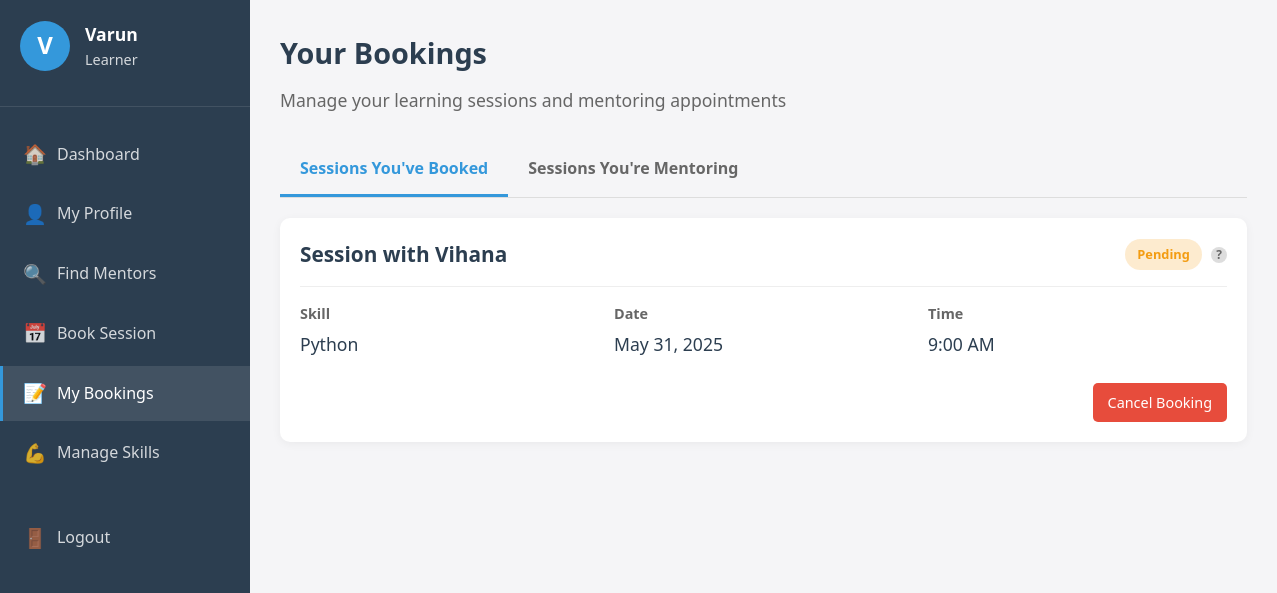
/bookings/ (signed in), run on the app's committed database.
### accounts/models.py (models this page shows, shortened)
class Profile(models.Model):
    USER_TYPES = [
        ('learner', 'Learner'),
        ('mentor', 'Mentor'),
    ]
    user = models.OneToOneField(User, on_delete=models.CASCADE)
    bio = models.TextField(blank=True)
    user_type = models.CharField(max_length=10, choices=USER_TYPES)
    skills = models.ManyToManyField(Skill, blank=True)

class Booking(models.Model):
    learner = models.ForeignKey(User, on_delete=models.CASCADE, related_name='bookings')
    mentor = models.ForeignKey(User, on_delete=models.CASCADE, related_name='appointments')
    skill = models.ForeignKey(Skill, on_delete=models.CASCADE)
    scheduled_at = models.DateTimeField()
    status = models.CharField(max_length=20, default='Pending')

class Skill(models.Model):
    name = models.CharField(max_length=100)

### accounts/views.py (the view)
# urls.py: path('bookings/', view_bookings, name='view_bookings'),
@login_required(login_url='login')
def view_bookings(request):
    user = request.user
    learner_bookings = user.bookings.all()
    mentor_appointments = user.appointments.all()
    context = {
        'learner_bookings': learner_bookings,
        'mentor_appointments': mentor_appointments
    }
    return render(request, 'accounts/view_bookings.html', context)

### accounts/templates/accounts/view_bookings.html (shortened to what this page needs)
{% load static %}
<!DOCTYPE html>
<html lang="en">
<head>
</head>
<body>
    <div class="dashboard">
        <aside class="sidebar">
            <div class="sidebar-header">
                <div class="user-info">
                    <div class="user-avatar">
                        {{ user.username|slice:":1"|upper }}
                    </div>
                    <div>
                        <div class="user-name">{{ user.username|truncatechars:15 }}</div>
                        <div class="user-role">{{ user.profile.user_type|title }}</div>
                    </div>
                </div>
            </div>
            <ul class="nav-menu">
                <li class="nav-item">
                    <a href="{% url 'dashboard' %}" class="nav-link">
                        <span class="nav-icon">🏠</span> Dashboard
                    </a>
                </li>
                <li class="nav-item">
                    <a href="{% url 'profile' %}" class="nav-link">
                        <span class="nav-icon">👤</span> My Profile
                    </a>
                </li>
                <li class="nav-item">
                    <a href="{% url 'search_mentors' %}" class="nav-link">
                        <span class="nav-icon">🔍</span> Find Mentors
                    </a>
                </li>
                <li class="nav-item">
                    <a href="{% url 'book_appointment' %}" class="nav-link">
                        <span class="nav-icon">📅</span> Book Session
                    </a>
                </li>
                <li class="nav-item">
                    <a href="{% url 'view_bookings' %}" class="nav-link active">
                        <span class="nav-icon">📝</span> My Bookings
                    </a>
                </li>
                <li class="nav-item">
                    <a href="{% url 'manage_skills' %}" class="nav-link">
                        <span class="nav-icon">💪</span> Manage Skills
                    </a>
                </li>
                <li class="nav-item logout-link">
                    <a href="{% url 'logout' %}" class="nav-link">
                        <span class="nav-icon">🚪</span> Logout
                    </a>
                </li>
            </ul>
        </aside>
        <main class="main-content">
            <div class="page-header">
                <h1 class="page-title">Your Bookings</h1>
                <p class="page-subtitle">Manage your learning sessions and mentoring appointments</p>
            </div>
            <div class="booking-tabs">
                <div class="tab active" id="tab-learner" onclick="switchTab('learner')">Sessions You've Booked</div>
                <div class="tab" id="tab-mentor" onclick="switchTab('mentor')">Sessions You're Mentoring</div>
            </div>
            <div class="tab-content active" id="content-learner">
                {% if learner_bookings %}
                    {% for booking in learner_bookings %}
                        <div class="booking-card">
                            <div class="booking-header">
                                <h3 class="booking-title">Session with {{ booking.mentor.username }}</h3>
                                <div>
                                    <span class="booking-status status-{{ booking.status|lower }}">
                                        {{ booking.status }}
                                    </span>
                                    {% if booking.status == 'Pending' %}
                                    <span class="status-info">
                                        <span class="status-info-icon">?</span>
                                    </span>
                                    {% endif %}
                                </div>
                            </div>
                            <div class="booking-details">
                                <div class="detail-item">
                                    <div class="detail-label">Skill</div>
                                    <div class="detail-value">{{ booking.skill.name }}</div>
                                </div>
                                <div class="detail-item">
                                    <div class="detail-label">Date</div>
                                    <div class="detail-value">{{ booking.scheduled_at|date:"F j, Y" }}</div>
                                </div>
                                <div class="detail-item">
                                    <div class="detail-label">Time</div>
                                    <div class="detail-value">{{ booking.scheduled_at|time:"g:i A" }}</div>
                                </div>
                            </div>
                            <div class="booking-actions">
                                {% if booking.status == 'Pending' %}
                                    <a href="#" class="btn btn-danger" onclick="return confirm('Are you sure you want to cancel this booking?')">Cancel Booking</a>
                                {% elif booking.status == 'Confirmed' %}
                                    <a href="#" class="btn btn-primary">Send Message</a>
                                    <a href="#" class="btn btn-danger" onclick="return confirm('Are you sure you want to cancel this confirmed session?')">Cancel Session</a>
                                {% endif %}
                            </div>
                        </div>
                    {% endfor %}
                {% endif %}
            </div>
        </main>
    </div>
</body>
</html>

### accounts/templates/accounts/view_bookings.html (style rules this page uses)
:root { --primary-color: #3498db; --secondary-color: #2c3e50; --accent-color: #e74c3c; --light-color: #ecf0f1; --dark-color: #34495e; --success-color: #2ecc71; --warning-color: #f39c12; --danger-color: #e74c3c; }
* { margin: 0; padding: 0; box-sizing: border-box; }
body { font-family: 'Segoe UI', Tahoma, Geneva, Verdana, sans-serif; line-height: 1.6; color: #333; background-color: #f5f5f7; min-height: 100vh; }
.dashboard { display: grid; grid-template-columns: 250px 1fr; min-height: 100vh; }
.sidebar { background-color: var(--secondary-color); color: white; padding: 20px 0; position: fixed; width: 250px; height: 100vh; overflow-y: auto; }
.sidebar-header { padding: 0 20px 20px; border-bottom: 1px solid rgba(255, 255, 255, 0.1); margin-bottom: 20px; }
.user-info { display: flex; align-items: center; margin-bottom: 15px; }
.user-avatar { width: 50px; height: 50px; border-radius: 50%; background-color: var(--primary-color); display: flex; align-items: center; justify-content: center; font-size: 1.5rem; font-weight: bold; margin-right: 15px; }
.user-name { font-weight: 600; font-size: 1.1rem; }
.user-role { font-size: 0.9rem; opacity: 0.8; }
.nav-menu { list-style: none; }
.nav-item { margin-bottom: 5px; }
.nav-link { display: flex; align-items: center; padding: 12px 20px; color: rgba(255, 255, 255, 0.8); text-decoration: none; transition: all 0.3s ease; border-left: 3px solid transparent; }
.nav-link:hover, .nav-link.active { background-color: rgba(255, 255, 255, 0.1); color: white; border-left-color: var(--primary-color); }
.nav-icon { margin-right: 10px; font-size: 1.2rem; }
.logout-link { margin-top: 30px; color: rgba(255, 255, 255, 0.7); }
.main-content { grid-column: 2; padding: 30px; }
.page-header { margin-bottom: 30px; }
.page-title { font-size: 1.8rem; color: var(--secondary-color); margin-bottom: 10px; }
.page-subtitle { color: #666; font-size: 1.1rem; }
.booking-tabs { display: flex; margin-bottom: 20px; border-bottom: 1px solid #ddd; }
.tab { padding: 12px 20px; cursor: pointer; font-weight: 600; color: #666; border-bottom: 3px solid transparent; transition: all 0.3s ease; }
.tab.active { color: var(--primary-color); border-bottom-color: var(--primary-color); }
.tab-content { display: none; }
.tab-content.active { display: block; }
.booking-card { background-color: white; border-radius: 10px; box-shadow: 0 2px 10px rgba(0, 0, 0, 0.05); padding: 20px; margin-bottom: 20px; transition: transform 0.3s ease, box-shadow 0.3s ease; }
.booking-header { display: flex; justify-content: space-between; align-items: center; margin-bottom: 15px; padding-bottom: 15px; border-bottom: 1px solid #eee; }
.booking-title { font-size: 1.3rem; font-weight: 600; color: var(--secondary-color); }
.booking-status { display: inline-block; padding: 5px 12px; border-radius: 20px; font-size: 0.8rem; font-weight: 600; }
.status-pending { background-color: rgba(243, 156, 18, 0.2); color: var(--warning-color); }
.booking-details { display: grid; grid-template-columns: repeat(auto-fit, minmax(200px, 1fr)); gap: 15px; margin-bottom: 20px; }
.detail-item { margin-bottom: 5px; }
.detail-label { font-weight: 600; color: #666; margin-bottom: 5px; font-size: 0.9rem; }
.detail-value { color: var(--secondary-color); font-size: 1.1rem; }
.booking-actions { display: flex; justify-content: flex-end; gap: 10px; }
.btn { display: inline-block; padding: 8px 15px; border-radius: 5px; text-decoration: none; font-weight: 500; font-size: 0.9rem; transition: all 0.3s ease; cursor: pointer; border: none; }
.btn-danger { background-color: var(--danger-color); color: white; }
.status-info { position: relative; display: inline-block; margin-left: 5px; cursor: help; }
.status-info-icon { display: inline-block; width: 16px; height: 16px; background-color: #ddd; color: #666; border-radius: 50%; text-align: center; line-height: 16px; font-size: 12px; font-weight: bold; }

### data on the page
Booking: mentor.username "Vihana", status "Pending", skill.name "Python", scheduled_at "May 31, 2025", scheduled_at "9:00 AM", shows "Cancel Booking"

### other printed values
{{ user.username|slice:":1"|upper }} "V"
{{ user.username|truncatechars:15 }} "Varun"
{{ user.profile.user_type|title }} "Learner"
